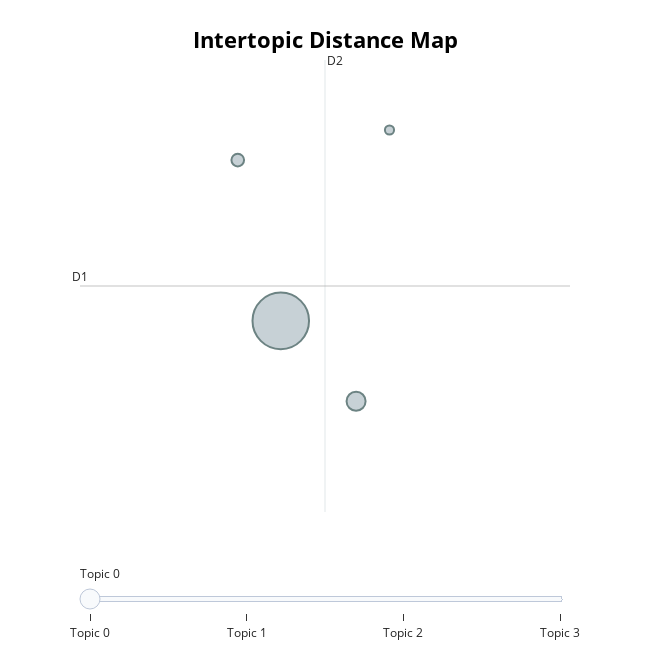

Notebook code for this chart:
### Code cell
topic_model.visualize_topics()

### Figure 1 — Plotly figure (JSON) as saved in the notebook; plotly's stock layout.template omitted (floating-point values rounded to 4 significant figures)
{"data": [{"customdata": [[0, "antepartum | postpartum | complication | pregnancy | not", 839], [1, "neoplasm | neoplasms | hemangioma | malignant | lymphosarcoma", 95], [2, "hemorrhage | intracranial | laceration | subarachnoid | contusion", 42], [3, "bacteriological | tuberculous | tuberculoma | peritonitis | bacilli", 22]], "hovertemplate": "<b>Topic %{customdata[0]}</b><br>%{customdata[1]}<br>Size: %{customdata[2]}", "legendgroup": "", "marker": {"color": "#B0BEC5", "line": {"color": "DarkSlateGrey", "width": 2}, "size": [839, 95, 42, 22], "sizemode": "area", "sizeref": 0.5244, "symbol": "circle"}, "mode": "markers", "name": "", "orientation": "v", "showlegend": false, "type": "scatter", "x": [13.88, 14.83, 13.33, 15.25], "xaxis": "x", "y": [-1.825, -2.048, -1.379, -1.295], "yaxis": "y"}], "layout": {"annotations": [{"showarrow": false, "text": "D1", "x": 11.33, "y": -1.728, "yshift": 10}, {"showarrow": false, "text": "D2", "x": 14.44, "xshift": 10, "y": -1.101}], "height": 650, "hoverlabel": {"bgcolor": "white", "font": {"family": "Rockwell", "size": 16}}, "legend": {"itemsizing": "constant", "tracegroupgap": 0}, "margin": {"t": 60}, "shapes": [{"line": {"color": "#CFD8DC", "width": 2}, "type": "line", "x0": 14.44, "x1": 14.44, "y0": -2.356, "y1": -1.101}, {"line": {"color": "#9E9E9E", "width": 2}, "type": "line", "x0": 11.33, "x1": 17.54, "y0": -1.728, "y1": -1.728}], "sliders": [{"active": 0, "pad": {"t": 50}, "steps": [{"args": [{"marker.color": [["red", "#B0BEC5", "#B0BEC5", "#B0BEC5"]]}], "label": "Topic 0", "method": "update"}, {"args": [{"marker.color": [["#B0BEC5", "red", "#B0BEC5", "#B0BEC5"]]}], "label": "Topic 1", "method": "update"}, {"args": [{"marker.color": [["#B0BEC5", "#B0BEC5", "red", "#B0BEC5"]]}], "label": "Topic 2", "method": "update"}, {"args": [{"marker.color": [["#B0BEC5", "#B0BEC5", "#B0BEC5", "red"]]}], "label": "Topic 3", "method": "update"}]}], "title": {"font": {"color": "Black", "size": 22}, "text": "<b>Intertopic Distance Map</b>", "x": 0.5, "xanchor": "center", "y": 0.95, "yanchor": "top"}, "width": 650, "xaxis": {"anchor": "y", "domain": [0, 1], "range": [11.33, 17.54], "title": {"text": ""}, "visible": false}, "yaxis": {"anchor": "x", "domain": [0, 1], "range": [-2.356, -1.101], "title": {"text": ""}, "visible": false}}}
